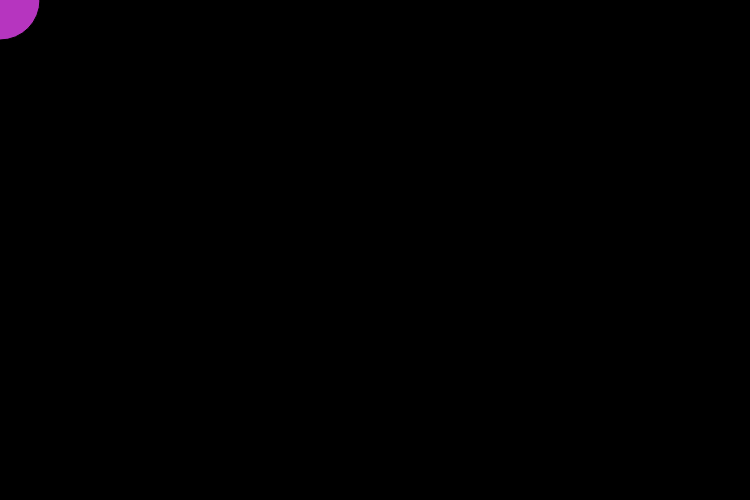
Frame 1 (no input)
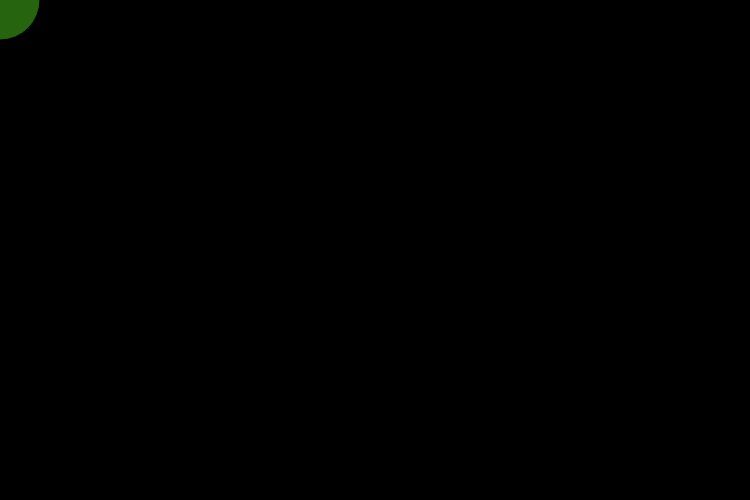
Frame 60 (no input)
Frame 120 (the mouse pressed at the canvas centre since frame 60): identical to frame 60, image omitted

The p5.js sketch that drew these frames (run headless with seeded random() and noise() and a simulated clock; from frame 60 on, the mouse is pressed at the canvas centre):

// p5.js sketch
// ── sketch.js
function setup() {
  createCanvas(750, 500);
  background(0);
  }

function draw() {
  if (mouseIsPressed) {
    fill(0);
  } 
  else {
    fill(color(random(0,255), random(0,255), random(0,255)));
  }

  ellipse(mouseX, mouseY, 80, 80);
}
